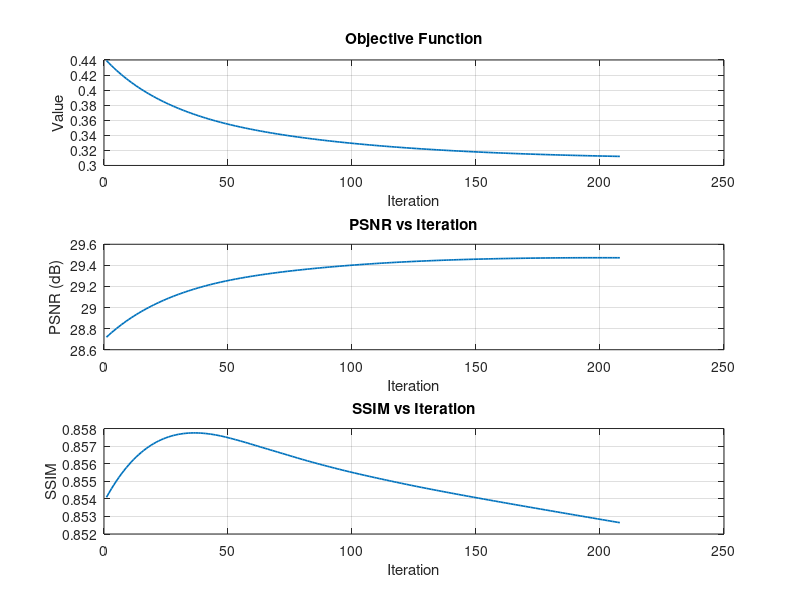

This figure's MATLAB source:
function R = gi_signal_enhancement_v4(noise_type, opts)
% GI_SIGNAL_ENHANCEMENT_V4 (MATLAB R2016 compatible)
% Ishikawa-tipi 2-aşamalı şema + robust veri terimleri (Gaussian: L2,
% S&P: Huber), güvenli PSNR/SSIM, PSNR-tabanlı erken durdurma ve
% basit backtracking adım ayarı. Gaussian ve S&P için önerilen
% "son ayar"lar entegre edilmiştir.
%
% Kullanım:
%   R = gi_signal_enhancement_v4('gaussian');
%   R = gi_signal_enhancement_v4('sap');         % salt & pepper
%   R = gi_signal_enhancement_v4('gaussian', struct('tau',0.05)); % override

if nargin<1, noise_type = 'gaussian'; end
if nargin<2, opts = struct(); end

rng(0);   % <-- BURAYA
noise_type = lower(strtrim(noise_type));
assert(ismember(noise_type, {'gaussian','sap'}), 'noise_type must be gaussian or sap');

% -------------------------
% 0) Sentetik test sinyali
% -------------------------
N = 1024;
x_true = make_synthetic_signal(N);           % [0,1]
h = gauss_kernel(9, 2); h = h(:);            % normalize blur
Hx = conv_circ(x_true, h);

switch noise_type
    case 'gaussian'
        sigma_n = 0.01;
        b = clip01(Hx + sigma_n*randn(size(Hx)));
    case 'sap'
        d = 0.10; b = add_salt_pepper(Hx, d);
end

% -------------------------
% 1) Parametreler (önerilerin son hali)
% -------------------------
P.noise_type    = noise_type;
P.maxit         = 500;
P.psnr_maxI     = 1;
P.show_plots    = true;
P.stop_eps      = 1e-4;

% --- Ortak karışım parametreleri (daha muhafazakâr) ---
P.beta_a   = 8;  P.beta_b   = 60;  P.beta_min   = 0.03; P.beta_max   = 0.15;
P.sigma_a  = 8;  P.sigma_b  = 60;  P.sigma_min  = 0.03; P.sigma_max  = 0.15;
P.stop_patience = 8;   % PSNR iyileşmesi bekleme penceresi

% --- Gürültü modeline özel parametreler ---
switch noise_type
    case 'gaussian'    % (öneri: daha küçük adım + daha güçlü düzenleme)
        P.tau         = 0.06;
        P.alpha       = 0.08;
        P.huber_delta = 0.05;  % kullanılmaz ama tutarlı kalsın
        P.med_every   = 10;    % kullanılmaz
        P.med_win     = 3;
    case 'sap'         % (öneri: daha robust)
        P.tau         = 0.06;
        P.alpha       = 0.06;
        P.huber_delta = 0.03;
        P.med_every   = 5;     % daha sık medyan
        P.med_win     = 5;
end

% --- Kullanıcı overrides ---
fn = fieldnames(opts);
for k=1:numel(fn), P.(fn{k}) = opts.(fn{k}); end

% güvenli ölçek
x_true = rescale01(double(x_true));
b      = rescale01(double(b));

% -------------------------
% 2) Ayırmalar
% -------------------------
x = b;  % başlangıç
PSNR = nan(P.maxit,1); SSIM = nan(P.maxit,1); J = nan(P.maxit,1);
bestPSNR = -Inf; bestx = x; best_iter = 0;
nan_or_inf = @(z) any(~isfinite(z(:)));

% -------------------------
% 3) İterasyon döngüsü
% -------------------------
for n = 1:P.maxit
    beta_n  = clamp(P.beta_a /(n + P.beta_b),  P.beta_min,  P.beta_max);
    sigma_n = clamp(P.sigma_a/(n + P.sigma_b), P.sigma_min, P.sigma_max);

    % Operatör C
    Cx = grad_step(x, b, h, P);
    y  = (1 - beta_n)*x + beta_n*Cx;

    % S&P için ara medyan
    if strcmp(P.noise_type,'sap') && mod(n,P.med_every)==0
        if exist('medfilt1','file'), y = medfilt1(y, P.med_win, 'truncate');
        else,                         y = local_median(y, P.med_win);
        end
    end

    % --------- Backtracking ile I-operatorü ----------
    if n==1 || ~isfinite(J(n-1)), J_prev = inf; else, J_prev = J(n-1); end
    local_tau = P.tau;  max_bt = 8;  bt = 0;
    while true
        P_tmp = P; P_tmp.tau = local_tau;
        Iy = grad_step(y, b, h, P_tmp);
        x_cand = (1 - sigma_n)*x + sigma_n*Iy;
        J_cand = obj_val(x_cand, b, h, P);
        if ~isfinite(J_cand), J_cand = inf; end
        if ~isfinite(J_prev) || (J_cand <= J_prev*(1+1e-5)) || bt>=max_bt
            x_new = x_cand; J(n) = J_cand; break;
        else
            local_tau = local_tau * 0.5; bt = bt + 1;
        end
    end
    % --------------------------------------------------

    % Metrikler
    PSNR(n) = psnr_safe(x_new, x_true, P.psnr_maxI);
    SSIM(n) = ssim1d(x_new, x_true, P.psnr_maxI);

    % Koruma
    if nan_or_inf([J(n), PSNR(n), SSIM(n)]) || J(n) > 1e12
        fprintf('[WARN] Divergence/overflow at iter %d. Stopping.\n', n);
        x = x_new; break;
    end

    % En iyi PSNR
    if PSNR(n) > bestPSNR
        bestPSNR = PSNR(n); bestx = x_new; best_iter = n;
    end

    % ---- PSNR ve hedef düzlüğü tabanlı erken durdurma ----
    if n > P.stop_patience
        if (n - best_iter) >= P.stop_patience
            fprintf('Early stop at iter %d (no PSNR improvement %d iters).\n', n, P.stop_patience);
            x = x_new; break;
        end
        Jw  = J(n-P.stop_patience+1:n);
        rel = abs(diff(Jw)) ./ max(abs(Jw(1:end-1)), eps);
        rel = rel(~isnan(rel) & ~isinf(rel));
        if ~isempty(rel) && mean(rel) < P.stop_eps
            fprintf('Early stop at iter %d (flat objective).\n', n);
            x = x_new; break;
        end
    end
    % -------------------------------------------------------

    x = x_new;
end

it_end = n; PSNR = PSNR(1:it_end); SSIM = SSIM(1:it_end); J = J(1:it_end);

% -------------------------
% 4) Grafikler
% -------------------------
if P.show_plots
    figure('Name',['GI Enhancement - ', upper(P.noise_type)], 'Color','w');
    subplot(3,1,1); plot(1:it_end, J, 'LineWidth',1.2); grid on;
    title('Objective Function'); xlabel('Iteration'); ylabel('Value');
    subplot(3,1,2); plot(1:it_end, PSNR, 'LineWidth',1.2); grid on;
    ylabel('PSNR (dB)'); xlabel('Iteration'); title('PSNR vs Iteration');
    subplot(3,1,3); plot(1:it_end, SSIM, 'LineWidth',1.2); grid on;
    ylabel('SSIM'); xlabel('Iteration'); title('SSIM vs Iteration');
end

% -------------------------
% 5) Çıktı
% -------------------------
R = struct();
R.x_true    = x_true;
R.b         = b;
R.x         = bestx;
R.PSNR      = PSNR;
R.SSIM      = SSIM;
R.J         = J;
R.best_iter = best_iter;
R.params    = P;
R.noise_type= noise_type;

fprintf('[%s] Ended at iter %d, Best PSNR: %.2f dB (iter %d), SSIM(final)=%.4f\n',...
    upper(noise_type), it_end, bestPSNR, best_iter, SSIM(end));
end

% =========================
% ===== Yardımcılar =======
% =========================
function y = grad_step(x, b, h, P)
r = conv_circ(x, h) - b;
switch P.noise_type
    case 'gaussian', psi = r;                       % L2
    case 'sap',      psi = huber_grad(r,P.huber_delta); % robust
end
Ht_psi = conv_circ(psi, flipud(h(:)));
Lapx   = lap1d(x);
y = x - P.tau * (Ht_psi + P.alpha * Lapx);
y = clip01(y);
end

function val = obj_val(x, b, h, P)
r = conv_circ(x, h) - b;
switch P.noise_type
    case 'gaussian', data = 0.5*sum(r.^2);
    case 'sap',      data = sum(huber(r, P.huber_delta));
end
reg = 0.5*P.alpha * sum( (lap1d(x)).^2 );
val = data + reg;
end

function Lx = lap1d(x), Lx = 2*x - circshift(x,1) - circshift(x,-1); end

function y = conv_circ(x, h)
x = x(:); h = h(:); N = numel(x);
y = real(ifft( fft(x).*fft(h, N) ));
end

function k = gauss_kernel(w, s)
if mod(w,2)==0, w = w+1; end
m = (w-1)/2; x = (-m:m)';
k = exp(-(x.^2)/(2*s^2)); k = k/sum(k);
end

function y = add_salt_pepper(x, d)
N = numel(x); y = x; m = rand(N,1);
y(m < d/2) = 0; y(m > 1-d/2) = 1;
end

function r = huber(z, delta)
az = abs(z); r = zeros(size(z)); q = az <= delta;
r(q) = 0.5*z(q).^2; r(~q) = delta*az(~q) - 0.5*delta^2;
end

function g = huber_grad(z, delta)
az = abs(z); g = zeros(size(z)); q = az <= delta;
g(q) = z(q); g(~q) = delta .* sign(z(~q));
end

function v = psnr_safe(x, y, maxI)
if nargin<3, maxI = 1; end
x = double(x(:)); y = double(y(:));
mse = mean((x - y).^2);
if ~isfinite(mse) || mse <= eps, v = 100;
else, v = 10*log10((maxI.^2)/mse);
end
end

function s = ssim1d(x, y, maxI)
if nargin<3, maxI = 1; end
x = double(x(:)); y = double(y(:));
win = 11; w = ones(win,1)/win;
mu_x = conv(x,w,'same'); mu_y = conv(y,w,'same');
x2 = x.^2; y2 = y.^2; xy = x.*y;
sigma_x2 = conv(x2,w,'same') - mu_x.^2;
sigma_y2 = conv(y2,w,'same') - mu_y.^2;
sigma_xy = conv(xy,w,'same') - mu_x.*mu_y;
C1 = (0.01*maxI)^2; C2 = (0.03*maxI)^2;
num = (2*mu_x.*mu_y + C1).*(2*sigma_xy + C2);
den = (mu_x.^2 + mu_y.^2 + C1).*(sigma_x2 + sigma_y2 + C2);
smap = num ./ (den + eps);
s = mean(smap(win:end-win+1));
end

function y = rescale01(x)
xmin = min(x(:)); xmax = max(x(:));
if xmax>xmin, y = (x - xmin)/(xmax - xmin); else, y = zeros(size(x)); end
end

function y = clip01(x), y = min(max(x,0),1); end
function z = clamp(x, a, b), z = min(max(x,a),b); end

function y = local_median(x, w)
if mod(w,2)==0, w = w+1; end
r = (w-1)/2; N = numel(x); y = x;
for i=1:N, L=max(1,i-r); R=min(N,i+r); y(i)=median(x(L:R)); end
end

function s = make_synthetic_signal(N)
t = linspace(0,1,N)';
s = 0.4 + 0.3*sin(2*pi*3*t) + 0.2*exp(-150*(t-0.6).^2);
s(t>0.7 & t<0.8) = s(t>0.7 & t<0.8) + 0.3;
s = clip01(s);
end
